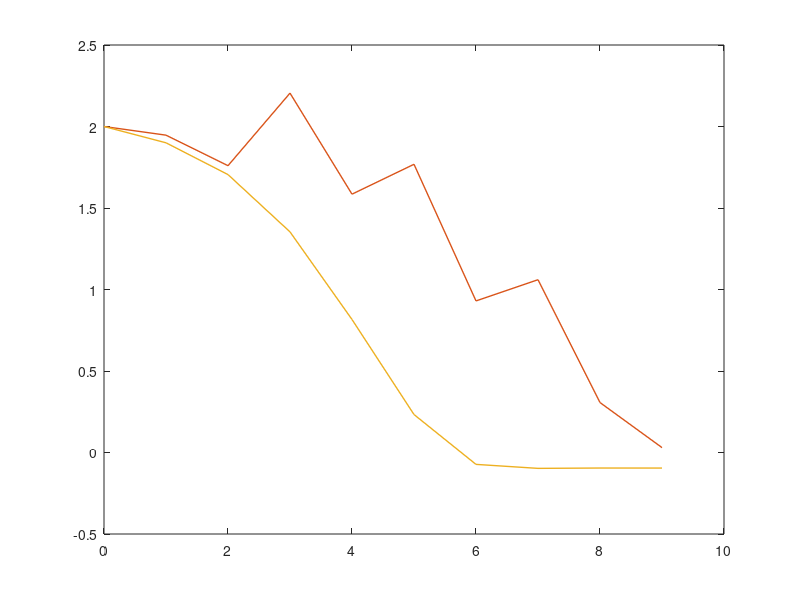
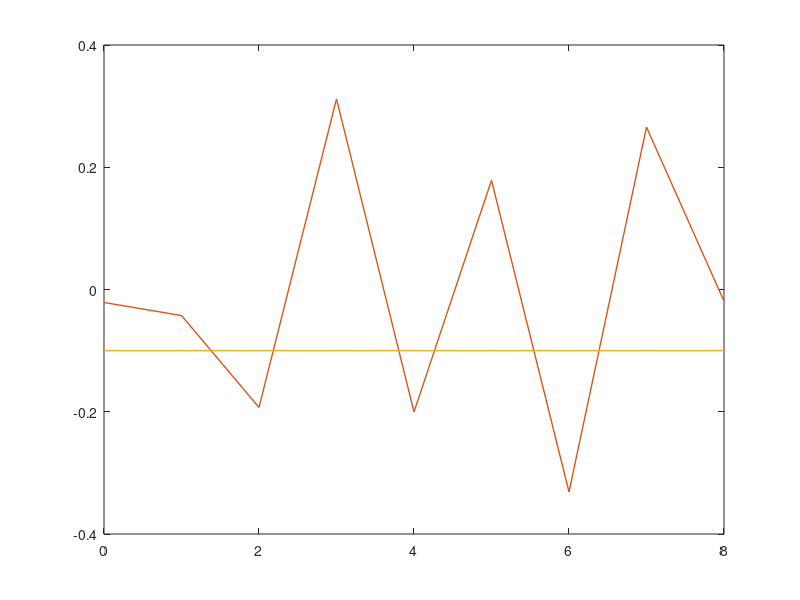

These figures' MATLAB source, in order:
% siso ilqg
% x(k+1)=1/2 x(k)^2+u(k), J=E[lambda1 x(N)^2+sum(lambda2 u(k)^2))]
% initialize
clc;
clear;
N = 10;
xbar = zeros(1,N);
xbar(1) = 2;
ubar = -0.1 * ones(1,N-1);
for i = 1:N-1
    xbar(i+1) = 0.5 * xbar(i)^2 + ubar(i);
end
x0 = xbar;
u0 = ubar;
% linearization
t = 1;
lambda1 = 1;
lambda2 = 0.5;
Q = 0;
I = zeros(1,N-1);
L = zeros(1,N-1);
delta_u = zeros(1,N-1);
delta_x = zeros(1,N);
u = zeros(1,N-1);
x = zeros(1,N);
x(1) = 2;
a = [0.4 * ones(1,7)  ,0.05, 0.01];
while t < 15
    A = xbar(1:N-1);
    B = ones(1,N-1);
    S = zeros(1,N);
    S(N) = 2 * lambda1;
    s = zeros(1,N);
    s(N) = 2 * lambda1 * xbar(N);
    shat = zeros(1,N);
    for i = N-1:-1:1
        r = 2 * lambda2 * ubar(i);
        R = 2 * lambda2;
        g = r + B(i)' * s(i+1);
        G = B(i)' * S(i+1) * A(i);
        H = R + B(i)' * S(i+1) * B(i);
        I(i) = -H^(-1) * g;
        L(i) = -H^(-1) * G;
        S(i) = Q + A(i)' * S(i+1) * A(i) + L(i)' * H * L(i) + L(i)' * G + G' * L(i);
        s(i) = A(i)' * s(i+1) + L(i)' * H * I(i) + L(i)' * g + G' * I(i);
        %shat = 
    end
    for j = 1:N-1
        delta_u(j) = I(j) + L(j) * delta_x(j);
        u(j) = delta_u(j) + ubar(j);
        %delta_x(j+1) = A(j) * delta_x(j) + B(j) * delta_u(j);
        %x(j+1) = delta_x(j+1) + x(j+1);
        x(j+1) = 0.5 * x(j)^2 + u(j);
       % if t == 14
        %    noise = unifrnd(-a(j), a(j));
         %   x(j+1) = x(j+1) + noise;
       % end
        delta_x(j+1) = x(j+1) - xbar(j+1);
        ubar = u;
        xbar = x;
    end
    t = t + 1;
end
for j = 1:N-2
    noise = unifrnd(-a(j), a(j));
	x(j+1) = x(j+1) + noise;
    u(j+1) = u(j+1) + noise;
end
noise = unifrnd(-a(N-1), a(N-1));
x(N) = x(N) + noise;
%%
c1 = [0.85 0.33 0.10];
c2 = [0.93 0.69 0.13];
figure(1);
n1 = 0:1:N-1;
p1 = plot(n1, x,'-','LineWidth',1,'color',c1);
hold on;
n2 = 0:1:N-2;
p2 = plot(n1, x0,'-','LineWidth',1,'color',c2);
figure(2);
p3 = plot(n2, u,'-','LineWidth',1,'color',c1);
hold on;
p4 = plot(n2, u0,'-','LineWidth',1,'color',c2);